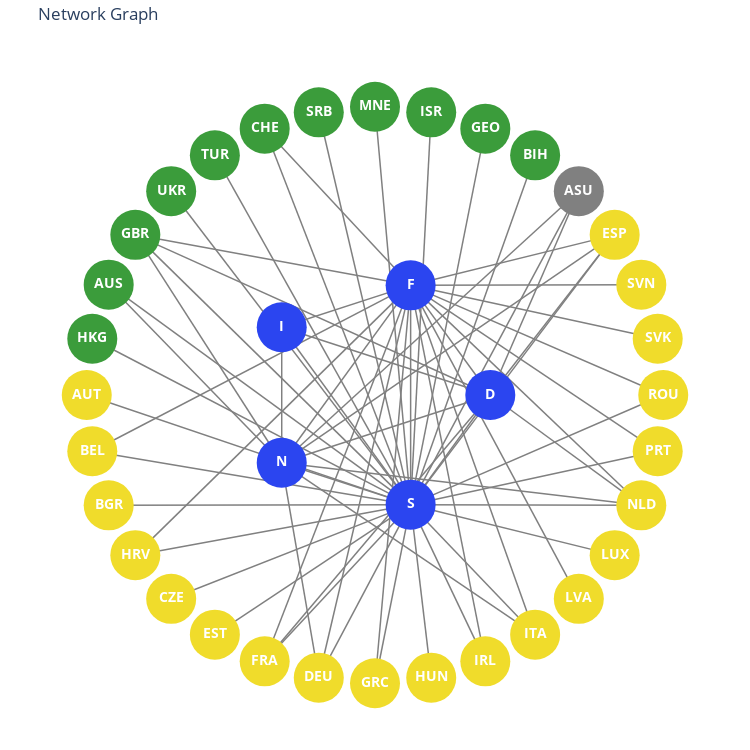

Write notebook code for a chart like this one.
### Markdown cell above
#### **Network Graph:**

### Code cell
import pandas as pd
import networkx as nx
import plotly.graph_objects as go
import numpy as np

# Load the dataset
df = pd.read_csv('datasets/networks_assignment.csv')

# Define nodes and their colors
inner_nodes = ['D', 'F', 'I', 'N', 'S']  # Pentagon nodes (inner)
green_nodes = ['BIH', 'GEO', 'ISR', 'MNE', 'SRB', 'CHE', 'TUR', 'UKR', 'GBR', 'AUS', 'HKG']
yellow_nodes = ['AUT', 'BEL', 'BGR', 'HRV', 'CZE', 'EST', 'FRA', 'DEU', 'GRC', 'HUN', 'IRL', 'ITA', 'LVA', 'LUX', 'NLD', 'PRT', 'ROU', 'SVK', 'SVN', 'ESP']
gray_nodes = ['ASU']  # ASU should be gray

# Combine all nodes (excluding USA for now)
all_nodes = inner_nodes + green_nodes + yellow_nodes + gray_nodes

# Define node colors
node_colors = {
    **{node: '#2b45f0' for node in inner_nodes},  # Blue (Pentagon)
    **{node: '#3b9c3b' for node in green_nodes},  # Green
    **{node: '#f0dc2b' for node in yellow_nodes},  # Yellow
    **{node: '#808080' for node in gray_nodes}  # Gray (ASU)
}

# Create a graph
G = nx.Graph()

# Add nodes to the graph
G.add_nodes_from(all_nodes + ['USA'])  # Include USA temporarily

# Add edges from the dataset
for index, row in df.iterrows():
    node = row['LABELS']
    for target, value in row[1:].items():
        if value > 0:
            G.add_edge(node, target, weight=value)

# Remove isolated nodes (USA if no connections)
isolated_nodes = list(nx.isolates(G))
for node in isolated_nodes:
    G.remove_node(node)

# Update node lists after removing disconnected nodes
all_nodes = list(G.nodes())

# Position nodes
pos = {}

# **Position inner nodes (pentagram) so that it's straight**
pentagon_points = [
    (0, 1),     # Top (D)
    (-0.951, 0.309),  # Left (F)
    (-0.588, -0.809),  # Bottom-left (I)
    (0.588, -0.809),   # Bottom-right (N)
    (0.951, 0.309)   # Right (S)
]

for node, (x, y) in zip(inner_nodes, pentagon_points):
    pos[node] = (x, y)

# **Position outer nodes in a structured way**
outer_radius = 2.5
num_outer_nodes = len(all_nodes) - len(inner_nodes)
angle_offset = 2 * np.pi / num_outer_nodes

for i, node in enumerate(all_nodes):
    if node not in pos:  # Only assign if not already positioned
        theta = i * angle_offset
        pos[node] = (outer_radius * np.cos(theta), outer_radius * np.sin(theta))

# Create edge traces
edge_traces = []
for edge in G.edges():
    x0, y0 = pos[edge[0]]
    x1, y1 = pos[edge[1]]
    edge_trace = go.Scatter(
        x=[x0, x1, None],  # Add None to create separate lines
        y=[y0, y1, None],
        line=dict(width=1.5, color='gray'),
        hoverinfo='none',
        mode='lines'
    )
    edge_traces.append(edge_trace)

# Create node trace
node_trace = go.Scatter(
    x=[pos[node][0] for node in G.nodes()],
    y=[pos[node][1] for node in G.nodes()],
    mode='markers+text',
    text=[node for node in G.nodes()],
    marker=dict(
        size=50,
        color=[node_colors.get(node, 'gray') for node in G.nodes()],  # Default to gray if missing
    ),
    hoverinfo='text'
)

fig = go.Figure(data=edge_traces + [node_trace],
                layout=go.Layout(
                    title='Network Graph',
                    showlegend=False,
                    hovermode='closest',
                    margin=dict(b=0, l=0, r=0, t=40),
                    xaxis=dict(showgrid=False, zeroline=False, showticklabels=False, scaleanchor='y', scaleratio=1),  # Equal aspect ratio
                    yaxis=dict(showgrid=False, zeroline=False, showticklabels=False, scaleanchor='x', scaleratio=1),  # Equal aspect ratio
                    width=750,  # Set figure width
                    height=750,  # Set figure height
                    paper_bgcolor='white',
                    plot_bgcolor='white'
                ))

fig.update_traces(textfont_color='white', textfont_size=14, textfont_weight='bold')

# Show the figure
fig.show()

### Figure 1 — Plotly figure (JSON) as saved in the notebook; plotly's stock layout.template omitted (floating-point values rounded to 4 significant figures)
{"data": [{"hoverinfo": "none", "line": {"color": "gray", "width": 1.5}, "mode": "lines", "textfont": {"color": "white", "size": 14, "weight": "bold"}, "type": "scatter", "x": [1, -0.809, null], "y": [0, -0.5878, null]}, {"hoverinfo": "none", "line": {"color": "gray", "width": 1.5}, "mode": "lines", "textfont": {"color": "white", "size": 14, "weight": "bold"}, "type": "scatter", "x": [1, 0.309, null], "y": [0, 0.9511, null]}, {"hoverinfo": "none", "line": {"color": "gray", "width": 1.5}, "mode": "lines", "textfont": {"color": "white", "size": 14, "weight": "bold"}, "type": "scatter", "x": [1, -0.809, null], "y": [0, 0.5878, null]}, {"hoverinfo": "none", "line": {"color": "gray", "width": 1.5}, "mode": "lines", "textfont": {"color": "white", "size": 14, "weight": "bold"}, "type": "scatter", "x": [1, 0.309, null], "y": [0, -0.9511, null]}, {"hoverinfo": "none", "line": {"color": "gray", "width": 1.5}, "mode": "lines", "textfont": {"color": "white", "size": 14, "weight": "bold"}, "type": "scatter", "x": [1, -0.9567, null], "y": [0, -2.31, null]}, {"hoverinfo": "none", "line": {"color": "gray", "width": 1.5}, "mode": "lines", "textfont": {"color": "white", "size": 14, "weight": "bold"}, "type": "scatter", "x": [1, 2.31, null], "y": [0, -0.9567, null]}, {"hoverinfo": "none", "line": {"color": "gray", "width": 1.5}, "mode": "lines", "textfont": {"color": "white", "size": 14, "weight": "bold"}, "type": "scatter", "x": [1, 2.079, null], "y": [0, 1.389, null]}, {"hoverinfo": "none", "line": {"color": "gray", "width": 1.5}, "mode": "lines", "textfont": {"color": "white", "size": 14, "weight": "bold"}, "type": "scatter", "x": [1, -2.079, null], "y": [0, 1.389, null]}, {"hoverinfo": "none", "line": {"color": "gray", "width": 1.5}, "mode": "lines", "textfont": {"color": "white", "size": 14, "weight": "bold"}, "type": "scatter", "x": [1, 1.768, null], "y": [0, 1.768, null]}, {"hoverinfo": "none", "line": {"color": "gray", "width": 1.5}, "mode": "lines", "textfont": {"color": "white", "size": 14, "weight": "bold"}, "type": "scatter", "x": [0.309, -0.809, null], "y": [0.9511, -0.5878, null]}, {"hoverinfo": "none", "line": {"color": "gray", "width": 1.5}, "mode": "lines", "textfont": {"color": "white", "size": 14, "weight": "bold"}, "type": "scatter", "x": [0.309, -0.809, null], "y": [0.9511, 0.5878, null]}, {"hoverinfo": "none", "line": {"color": "gray", "width": 1.5}, "mode": "lines", "textfont": {"color": "white", "size": 14, "weight": "bold"}, "type": "scatter", "x": [0.309, 0.309, null], "y": [0.9511, -0.9511, null]}, {"hoverinfo": "none", "line": {"color": "gray", "width": 1.5}, "mode": "lines", "textfont": {"color": "white", "size": 14, "weight": "bold"}, "type": "scatter", "x": [0.309, -2.452, null], "y": [0.9511, -0.4877, null]}, {"hoverinfo": "none", "line": {"color": "gray", "width": 1.5}, "mode": "lines", "textfont": {"color": "white", "size": 14, "weight": "bold"}, "type": "scatter", "x": [0.309, -2.079, null], "y": [0.9511, -1.389, null]}, {"hoverinfo": "none", "line": {"color": "gray", "width": 1.5}, "mode": "lines", "textfont": {"color": "white", "size": 14, "weight": "bold"}, "type": "scatter", "x": [0.309, -0.9567, null], "y": [0.9511, -2.31, null]}, {"hoverinfo": "none", "line": {"color": "gray", "width": 1.5}, "mode": "lines", "textfont": {"color": "white", "size": 14, "weight": "bold"}, "type": "scatter", "x": [0.309, -0.4877, null], "y": [0.9511, -2.452, null]}, {"hoverinfo": "none", "line": {"color": "gray", "width": 1.5}, "mode": "lines", "textfont": {"color": "white", "size": 14, "weight": "bold"}, "type": "scatter", "x": [0.309, -4.592e-16, null], "y": [0.9511, -2.5, null]}, {"hoverinfo": "none", "line": {"color": "gray", "width": 1.5}, "mode": "lines", "textfont": {"color": "white", "size": 14, "weight": "bold"}, "type": "scatter", "x": [0.309, 0.9567, null], "y": [0.9511, -2.31, null]}, {"hoverinfo": "none", "line": {"color": "gray", "width": 1.5}, "mode": "lines", "textfont": {"color": "white", "size": 14, "weight": "bold"}, "type": "scatter", "x": [0.309, 1.389, null], "y": [0.9511, -2.079, null]}, {"hoverinfo": "none", "line": {"color": "gray", "width": 1.5}, "mode": "lines", "textfont": {"color": "white", "size": 14, "weight": "bold"}, "type": "scatter", "x": [0.309, 1.768, null], "y": [0.9511, -1.768, null]}, {"hoverinfo": "none", "line": {"color": "gray", "width": 1.5}, "mode": "lines", "textfont": {"color": "white", "size": 14, "weight": "bold"}, "type": "scatter", "x": [0.309, 2.31, null], "y": [0.9511, -0.9567, null]}, {"hoverinfo": "none", "line": {"color": "gray", "width": 1.5}, "mode": "lines", "textfont": {"color": "white", "size": 14, "weight": "bold"}, "type": "scatter", "x": [0.309, 2.452, null], "y": [0.9511, -0.4877, null]}, {"hoverinfo": "none", "line": {"color": "gray", "width": 1.5}, "mode": "lines", "textfont": {"color": "white", "size": 14, "weight": "bold"}, "type": "scatter", "x": [0.309, 2.5, null], "y": [0.9511, -6.123e-16, null]}, {"hoverinfo": "none", "line": {"color": "gray", "width": 1.5}, "mode": "lines", "textfont": {"color": "white", "size": 14, "weight": "bold"}, "type": "scatter", "x": [0.309, 2.452, null], "y": [0.9511, 0.4877, null]}, {"hoverinfo": "none", "line": {"color": "gray", "width": 1.5}, "mode": "lines", "textfont": {"color": "white", "size": 14, "weight": "bold"}, "type": "scatter", "x": [0.309, 2.31, null], "y": [0.9511, 0.9567, null]}, {"hoverinfo": "none", "line": {"color": "gray", "width": 1.5}, "mode": "lines", "textfont": {"color": "white", "size": 14, "weight": "bold"}, "type": "scatter", "x": [0.309, 2.079, null], "y": [0.9511, 1.389, null]}, {"hoverinfo": "none", "line": {"color": "gray", "width": 1.5}, "mode": "lines", "textfont": {"color": "white", "size": 14, "weight": "bold"}, "type": "scatter", "x": [0.309, -0.9567, null], "y": [0.9511, 2.31, null]}, {"hoverinfo": "none", "line": {"color": "gray", "width": 1.5}, "mode": "lines", "textfont": {"color": "white", "size": 14, "weight": "bold"}, "type": "scatter", "x": [0.309, -2.079, null], "y": [0.9511, 1.389, null]}, {"hoverinfo": "none", "line": {"color": "gray", "width": 1.5}, "mode": "lines", "textfont": {"color": "white", "size": 14, "weight": "bold"}, "type": "scatter", "x": [-0.809, -0.809, null], "y": [0.5878, -0.5878, null]}, {"hoverinfo": "none", "line": {"color": "gray", "width": 1.5}, "mode": "lines", "textfont": {"color": "white", "size": 14, "weight": "bold"}, "type": "scatter", "x": [-0.809, 0.309, null], "y": [0.5878, -0.9511, null]}, {"hoverinfo": "none", "line": {"color": "gray", "width": 1.5}, "mode": "lines", "textfont": {"color": "white", "size": 14, "weight": "bold"}, "type": "scatter", "x": [-0.809, 0.309, null], "y": [-0.5878, -0.9511, null]}, {"hoverinfo": "none", "line": {"color": "gray", "width": 1.5}, "mode": "lines", "textfont": {"color": "white", "size": 14, "weight": "bold"}, "type": "scatter", "x": [-0.809, -0.4877, null], "y": [-0.5878, -2.452, null]}, {"hoverinfo": "none", "line": {"color": "gray", "width": 1.5}, "mode": "lines", "textfont": {"color": "white", "size": 14, "weight": "bold"}, "type": "scatter", "x": [-0.809, 1.389, null], "y": [-0.5878, -2.079, null]}, {"hoverinfo": "none", "line": {"color": "gray", "width": 1.5}, "mode": "lines", "textfont": {"color": "white", "size": 14, "weight": "bold"}, "type": "scatter", "x": [-0.809, 2.31, null], "y": [-0.5878, -0.9567, null]}, {"hoverinfo": "none", "line": {"color": "gray", "width": 1.5}, "mode": "lines", "textfont": {"color": "white", "size": 14, "weight": "bold"}, "type": "scatter", "x": [-0.809, 2.079, null], "y": [-0.5878, 1.389, null]}, {"hoverinfo": "none", "line": {"color": "gray", "width": 1.5}, "mode": "lines", "textfont": {"color": "white", "size": 14, "weight": "bold"}, "type": "scatter", "x": [-0.809, -2.079, null], "y": [-0.5878, 1.389, null]}, {"hoverinfo": "none", "line": {"color": "gray", "width": 1.5}, "mode": "lines", "textfont": {"color": "white", "size": 14, "weight": "bold"}, "type": "scatter", "x": [-0.809, -2.31, null], "y": [-0.5878, 0.9567, null]}, {"hoverinfo": "none", "line": {"color": "gray", "width": 1.5}, "mode": "lines", "textfont": {"color": "white", "size": 14, "weight": "bold"}, "type": "scatter", "x": [-0.809, 1.768, null], "y": [-0.5878, 1.768, null]}, {"hoverinfo": "none", "line": {"color": "gray", "width": 1.5}, "mode": "lines", "textfont": {"color": "white", "size": 14, "weight": "bold"}, "type": "scatter", "x": [0.309, -2.5, null], "y": [-0.9511, 3.062e-16, null]}, {"hoverinfo": "none", "line": {"color": "gray", "width": 1.5}, "mode": "lines", "textfont": {"color": "white", "size": 14, "weight": "bold"}, "type": "scatter", "x": [0.309, -2.452, null], "y": [-0.9511, -0.4877, null]}, {"hoverinfo": "none", "line": {"color": "gray", "width": 1.5}, "mode": "lines", "textfont": {"color": "white", "size": 14, "weight": "bold"}, "type": "scatter", "x": [0.309, 1.389, null], "y": [-0.9511, 2.079, null]}, {"hoverinfo": "none", "line": {"color": "gray", "width": 1.5}, "mode": "lines", "textfont": {"color": "white", "size": 14, "weight": "bold"}, "type": "scatter", "x": [0.309, -2.31, null], "y": [-0.9511, -0.9567, null]}, {"hoverinfo": "none", "line": {"color": "gray", "width": 1.5}, "mode": "lines", "textfont": {"color": "white", "size": 14, "weight": "bold"}, "type": "scatter", "x": [0.309, -2.079, null], "y": [-0.9511, -1.389, null]}, {"hoverinfo": "none", "line": {"color": "gray", "width": 1.5}, "mode": "lines", "textfont": {"color": "white", "size": 14, "weight": "bold"}, "type": "scatter", "x": [0.309, -1.768, null], "y": [-0.9511, -1.768, null]}, {"hoverinfo": "none", "line": {"color": "gray", "width": 1.5}, "mode": "lines", "textfont": {"color": "white", "size": 14, "weight": "bold"}, "type": "scatter", "x": [0.309, -1.389, null], "y": [-0.9511, -2.079, null]}, {"hoverinfo": "none", "line": {"color": "gray", "width": 1.5}, "mode": "lines", "textfont": {"color": "white", "size": 14, "weight": "bold"}, "type": "scatter", "x": [0.309, -0.9567, null], "y": [-0.9511, -2.31, null]}, {"hoverinfo": "none", "line": {"color": "gray", "width": 1.5}, "mode": "lines", "textfont": {"color": "white", "size": 14, "weight": "bold"}, "type": "scatter", "x": [0.309, 0.9567, null], "y": [-0.9511, 2.31, null]}, {"hoverinfo": "none", "line": {"color": "gray", "width": 1.5}, "mode": "lines", "textfont": {"color": "white", "size": 14, "weight": "bold"}, "type": "scatter", "x": [0.309, -0.4877, null], "y": [-0.9511, -2.452, null]}, {"hoverinfo": "none", "line": {"color": "gray", "width": 1.5}, "mode": "lines", "textfont": {"color": "white", "size": 14, "weight": "bold"}, "type": "scatter", "x": [0.309, -4.592e-16, null], "y": [-0.9511, -2.5, null]}, {"hoverinfo": "none", "line": {"color": "gray", "width": 1.5}, "mode": "lines", "textfont": {"color": "white", "size": 14, "weight": "bold"}, "type": "scatter", "x": [0.309, 0.4877, null], "y": [-0.9511, -2.452, null]}, {"hoverinfo": "none", "line": {"color": "gray", "width": 1.5}, "mode": "lines", "textfont": {"color": "white", "size": 14, "weight": "bold"}, "type": "scatter", "x": [0.309, 0.9567, null], "y": [-0.9511, -2.31, null]}, {"hoverinfo": "none", "line": {"color": "gray", "width": 1.5}, "mode": "lines", "textfont": {"color": "white", "size": 14, "weight": "bold"}, "type": "scatter", "x": [0.309, 0.4877, null], "y": [-0.9511, 2.452, null]}, {"hoverinfo": "none", "line": {"color": "gray", "width": 1.5}, "mode": "lines", "textfont": {"color": "white", "size": 14, "weight": "bold"}, "type": "scatter", "x": [0.309, 1.389, null], "y": [-0.9511, -2.079, null]}, {"hoverinfo": "none", "line": {"color": "gray", "width": 1.5}, "mode": "lines", "textfont": {"color": "white", "size": 14, "weight": "bold"}, "type": "scatter", "x": [0.309, 2.079, null], "y": [-0.9511, -1.389, null]}, {"hoverinfo": "none", "line": {"color": "gray", "width": 1.5}, "mode": "lines", "textfont": {"color": "white", "size": 14, "weight": "bold"}, "type": "scatter", "x": [0.309, 1.531e-16, null], "y": [-0.9511, 2.5, null]}, {"hoverinfo": "none", "line": {"color": "gray", "width": 1.5}, "mode": "lines", "textfont": {"color": "white", "size": 14, "weight": "bold"}, "type": "scatter", "x": [0.309, 2.31, null], "y": [-0.9511, -0.9567, null]}, {"hoverinfo": "none", "line": {"color": "gray", "width": 1.5}, "mode": "lines", "textfont": {"color": "white", "size": 14, "weight": "bold"}, "type": "scatter", "x": [0.309, 2.452, null], "y": [-0.9511, -0.4877, null]}, {"hoverinfo": "none", "line": {"color": "gray", "width": 1.5}, "mode": "lines", "textfont": {"color": "white", "size": 14, "weight": "bold"}, "type": "scatter", "x": [0.309, 2.5, null], "y": [-0.9511, -6.123e-16, null]}, {"hoverinfo": "none", "line": {"color": "gray", "width": 1.5}, "mode": "lines", "textfont": {"color": "white", "size": 14, "weight": "bold"}, "type": "scatter", "x": [0.309, -0.4877, null], "y": [-0.9511, 2.452, null]}, {"hoverinfo": "none", "line": {"color": "gray", "width": 1.5}, "mode": "lines", "textfont": {"color": "white", "size": 14, "weight": "bold"}, "type": "scatter", "x": [0.309, 2.079, null], "y": [-0.9511, 1.389, null]}, {"hoverinfo": "none", "line": {"color": "gray", "width": 1.5}, "mode": "lines", "textfont": {"color": "white", "size": 14, "weight": "bold"}, "type": "scatter", "x": [0.309, -0.9567, null], "y": [-0.9511, 2.31, null]}, {"hoverinfo": "none", "line": {"color": "gray", "width": 1.5}, "mode": "lines", "textfont": {"color": "white", "size": 14, "weight": "bold"}, "type": "scatter", "x": [0.309, -1.389, null], "y": [-0.9511, 2.079, null]}, {"hoverinfo": "none", "line": {"color": "gray", "width": 1.5}, "mode": "lines", "textfont": {"color": "white", "size": 14, "weight": "bold"}, "type": "scatter", "x": [0.309, -1.768, null], "y": [-0.9511, 1.768, null]}, {"hoverinfo": "none", "line": {"color": "gray", "width": 1.5}, "mode": "lines", "textfont": {"color": "white", "size": 14, "weight": "bold"}, "type": "scatter", "x": [0.309, -2.079, null], "y": [-0.9511, 1.389, null]}, {"hoverinfo": "none", "line": {"color": "gray", "width": 1.5}, "mode": "lines", "textfont": {"color": "white", "size": 14, "weight": "bold"}, "type": "scatter", "x": [0.309, -2.31, null], "y": [-0.9511, 0.9567, null]}, {"hoverinfo": "none", "line": {"color": "gray", "width": 1.5}, "mode": "lines", "textfont": {"color": "white", "size": 14, "weight": "bold"}, "type": "scatter", "x": [0.309, -2.452, null], "y": [-0.9511, 0.4877, null]}, {"hoverinfo": "none", "line": {"color": "gray", "width": 1.5}, "mode": "lines", "textfont": {"color": "white", "size": 14, "weight": "bold"}, "type": "scatter", "x": [0.309, 1.768, null], "y": [-0.9511, 1.768, null]}, {"hoverinfo": "text", "marker": {"color": ["#2b45f0", "#2b45f0", "#2b45f0", "#2b45f0", "#2b45f0", "#3b9c3b", "#3b9c3b", "#3b9c3b", "#3b9c3b", "#3b9c3b", "#3b9c3b", "#3b9c3b", "#3b9c3b", "#3b9c3b", "#3b9c3b", "#3b9c3b", "#f0dc2b", "#f0dc2b", "#f0dc2b", "#f0dc2b", "#f0dc2b", "#f0dc2b", "#f0dc2b", "#f0dc2b", "#f0dc2b", "#f0dc2b", "#f0dc2b", "#f0dc2b", "#f0dc2b", "#f0dc2b", "#f0dc2b", "#f0dc2b", "#f0dc2b", "#f0dc2b", "#f0dc2b", "#f0dc2b", "#808080"], "size": 50}, "mode": "markers+text", "text": ["D", "F", "I", "N", "S", "BIH", "GEO", "ISR", "MNE", "SRB", "CHE", "TUR", "UKR", "GBR", "AUS", "HKG", "AUT", "BEL", "BGR", "HRV", "CZE", "EST", "FRA", "DEU", "GRC", "HUN", "IRL", "ITA", "LVA", "LUX", "NLD", "PRT", "ROU", "SVK", "SVN", "ESP", "ASU"], "textfont": {"color": "white", "size": 14, "weight": "bold"}, "type": "scatter", "x": [1, 0.309, -0.809, -0.809, 0.309, 1.389, 0.9567, 0.4877, 1.531e-16, -0.4877, -0.9567, -1.389, -1.768, -2.079, -2.31, -2.452, -2.5, -2.452, -2.31, -2.079, -1.768, -1.389, -0.9567, -0.4877, -4.592e-16, 0.4877, 0.9567, 1.389, 1.768, 2.079, 2.31, 2.452, 2.5, 2.452, 2.31, 2.079, 1.768], "y": [0, 0.9511, 0.5878, -0.5878, -0.9511, 2.079, 2.31, 2.452, 2.5, 2.452, 2.31, 2.079, 1.768, 1.389, 0.9567, 0.4877, 3.062e-16, -0.4877, -0.9567, -1.389, -1.768, -2.079, -2.31, -2.452, -2.5, -2.452, -2.31, -2.079, -1.768, -1.389, -0.9567, -0.4877, -6.123e-16, 0.4877, 0.9567, 1.389, 1.768]}], "layout": {"height": 750, "hovermode": "closest", "margin": {"b": 0, "l": 0, "r": 0, "t": 40}, "paper_bgcolor": "white", "plot_bgcolor": "white", "showlegend": false, "title": {"text": "Network Graph"}, "width": 750, "xaxis": {"scaleanchor": "y", "scaleratio": 1, "showgrid": false, "showticklabels": false, "zeroline": false}, "yaxis": {"scaleanchor": "x", "scaleratio": 1, "showgrid": false, "showticklabels": false, "zeroline": false}}}
